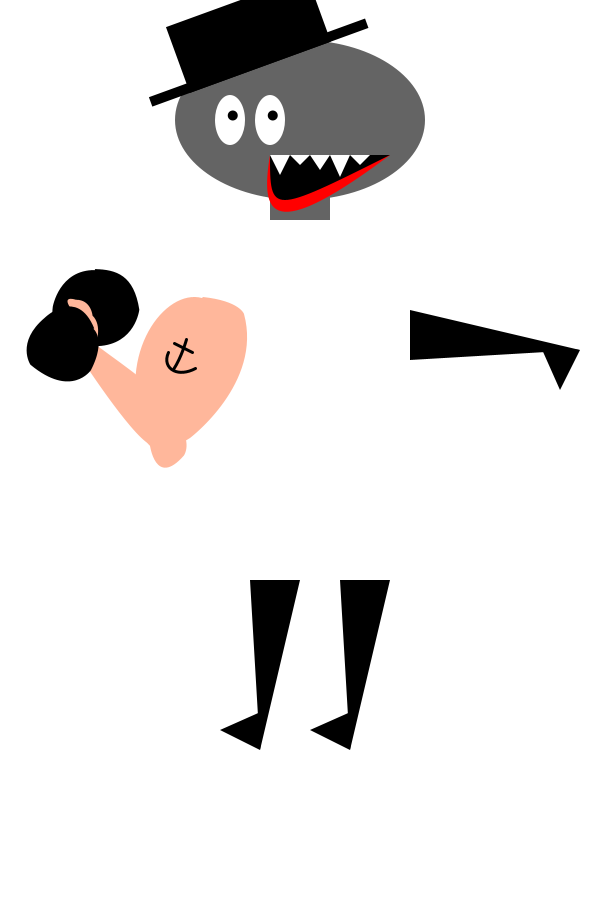
Frame 1 (no input)
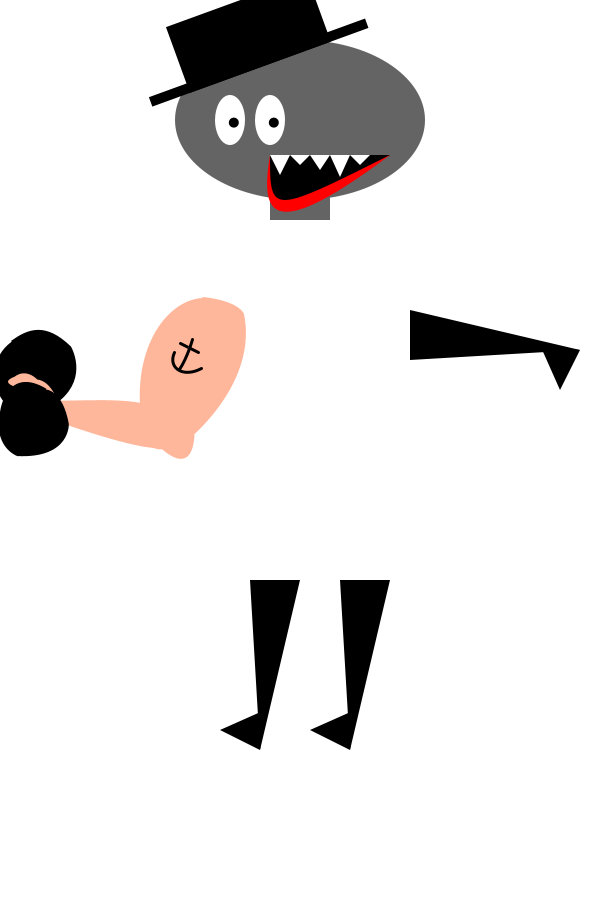
Frame 60 (the mouse pressed at the canvas centre just before this capture)
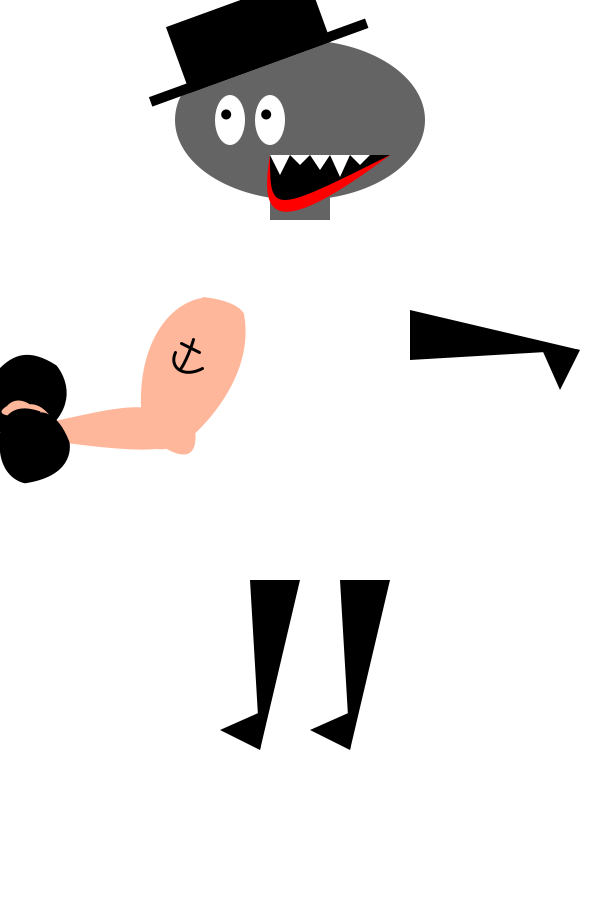
Frame 120 (the mouse held since frame 60 and released just before this capture)

The Processing sketch that drew these frames (run headless with seeded random() and noise(); from frame 60 on, the mouse is pressed at the canvas centre):

// Processing sketch: processing_9856
// ── processing_9856.pde


  void setup()
  {
    size(600,900);
    //background(255);
    smooth();
    
    frameRate(5);
    
  }
  
  void draw()
  {
    background(255);
    kopf(300,120);
    arm(-580,350);
    powerarm(-70,300);
    //koerper(40,120,40,30);
    augen(250,140);
    mund(210,95);
    
   rotate(radians(90));
   arm(-750,-350);
   arm(-750,-260);
   
  }
  
  void kopf (float x, float y)
  {
    //KOPF
    shapeMode(CENTER);
    noStroke();
    fill(100);
    ellipse(x,y,250,160);
    rect(x-30,y+50,60,50);
    
    //HUT
    pushMatrix();
    fill(0);
    translate(x+30,y-110);
    rotate(radians(-20));
    rect(-200, 20, 230,10);
    rect(-160, -40, 150,70);
    popMatrix();
 
  }
  
    
    void mund ( float x, float y )
    {
      pushMatrix();   // alle werte werden eingefroren
      translate(x,y);  // neuer nullpunkt wird gesetzt

      fill(255,0,0);
      beginShape();
         vertex( 60, 60 );
         bezierVertex( 50, 120,  60, 150,  180, 60 );
      endShape( CLOSE );  
      
      fill(0);
      beginShape();
         vertex( 60, 60 );
         bezierVertex( 60, 120,  60, 120,  180, 60 );
      endShape( CLOSE );  
       
      fill(255);    //zähne
      triangle(60,60,70,80,80,60); 
      triangle(80,60,90,70,100,60); 
      triangle(100,60,110,75,120,60); 
      triangle(120,60,130,82,140,60); 
      triangle(140,60,150,70,160,60); 

      popMatrix();   // alle werte werden wieder zurückgesetzt
    }

    void augen ( float x , float y)
    {
      pushMatrix();
       float x1_left = x - 20;
       float y1_left = y - 20;
       float x1_right = x + 20;
       float y1_right = y - 20;
       float x2_left = 10, y2_left = 10;
       float x2_right = 10, y2_right = 10;
       float x2_eye_size = 20, y2_eye_size = 40;
      
      fill(255);
          ellipse(x1_left, y1_left, x2_left+x2_eye_size, y2_left+y2_eye_size);
          ellipse(x1_right, y1_right, x2_right+x2_eye_size, y2_right+y2_eye_size);
          
      fill(0);  
        translate(random((-x2_left + (1/1.6)), (y2_left - (1/1.6))), random((-x2_right + (1/1.6)), (y2_right - (1/1.6))));
          ellipse( x1_left, y1_left, x2_left, y2_left );
          ellipse( x1_right, y1_right, x2_right, y2_right ); 
      
      popMatrix();
    }
  
    void arm ( float x, float y)
    {  
    pushMatrix();
    scale(-1,1);
    translate(x,y);
    fill (0);  
    triangle (0,0,170,10,170,-40);
    triangle (0,0,20,40,40,-5);
    
    popMatrix();
    }
  

    float ypos = 80; 
    float speed1 = 1.1; 
    float speed2 = 2.1;
    int yposdown = 80; 
    boolean checkup = true; 
    
    
    void powerarm(float xArm, float yArm)
    {
     
    pushMatrix();
      
    noStroke();
    fill(#FFB79B);
    //bewegung 
    if (ypos > 10 && checkup == true) 
    {
    ypos = ypos - speed2;
      if (ypos < 11) 
      { ypos = 10; checkup = false; } 
    }
    if (ypos < yposdown && checkup == false ) 
    { ypos = ypos + speed1;
      if (ypos > yposdown) 
      { ypos = 80; checkup = true; }  
    } 
    translate(xArm,yArm);
//oberarm
beginShape();
vertex( 272.0 , -2.0 );
bezierVertex( 235.0 , 14.0-ypos/3 , 212.0-ypos/3 , 53.0 , 213.0 , 129.0 );
bezierVertex( 213.0 , 129.0 , 213.0 , 168.0 , 260.0 , 138.0 );
bezierVertex( 260.0 , 138.0 , 323.0+ypos/8 , 83.0 , 314.0 , 14.0 );
bezierVertex( 314.0 , 14.0 , 310.0 , 1.0 , 273.0 , -3.0 );
endShape();
 stroke(0);
 strokeWeight(3);
 //anker
 pushMatrix();
 translate(-10-ypos/7,0);
 line( 266.0 , 43.0 , 284.0 , 52.0 );
 bezier( 260.0 , 52.0 , 253.0 , 67.0 , 268.0 , 78.0 , 287.0 , 68.0 );
 bezier( 278.0 , 39.0 , 278.0 , 39.0 , 273.0 , 57.0 , 265.0 , 69.0 );      
 popMatrix();
 //hinteres gewicht
 noStroke();
 beginShape();
 translate(230,130);
 rotate(radians(ypos));
 pushStyle();
  fill(0);
  beginShape();
vertex( -171.0 , 30.0 );
bezierVertex( -166.0 , 9.0 , -157.0 , -7.0 , -122.0 , -5.0 );
bezierVertex( -122.0 , -5.0 , -89.0 , 6.0 , -95.0 , 43.0 );
bezierVertex( -95.0 , 43.0 , -108.0 , 92.0 , -143.0 , 79.0 );
bezierVertex( -143.0 , 79.0 , -178.0 , 65.0 , -170.0 , 30.0 );
endShape();
popStyle();
  //unterarm
  beginShape();
vertex( -8.0 , -17.0 );
bezierVertex( -35.0 , -14.0 , -67.0 , 19.0 , -97.0 , 45.0 );
bezierVertex( -97.0 , 45.0 , -114.0 , 34.0 , -126.0 , 42.0 );
bezierVertex( -126.0 , 42.0 , -142.0 , 40.0 , -145.0 , 55.0 );
bezierVertex( -145.0 , 55.0 , -153.0 , 68.0 , -138.0 , 62.0 );
bezierVertex( -138.0 , 62.0 , -141.0 , 74.0 , -129.0 , 68.0 );
bezierVertex( -129.0 , 68.0 , -135.0 , 85.0 , -123.0 , 77.0 );
bezierVertex( -123.0 , 77.0 , -125.0 , 88.0 , -115.0 , 82.0 );
bezierVertex( -115.0 , 82.0 , -90.0 , 74.0 , -89.0 , 63.0 );
bezierVertex( -89.0 , 63.0 , -2.0 , 30.0 , 12.0 , 13.0 );
bezierVertex( 12.0 , 13.0 , 56.0 , 17.0 , 30.0 , -18.0 );
bezierVertex( 30.0 , -18.0 , 19.0 , -30.0 , -4.0 , -18.0 );
endShape();
 //vorderes gewicht
 pushStyle();
fill(0);
 beginShape();
vertex( -113.0 , 44.0 );
bezierVertex( -113.0 , 44.0 , -100.0 , 33.0 , -73.0 , 55.0 );
bezierVertex( -73.0 , 55.0 , -49.0 , 80.0 , -91.0 , 113.0 );
bezierVertex( -91.0 , 113.0 , -116.0 , 123.0 , -134.0 , 89.0 );
bezierVertex( -134.0 , 89.0 , -158.0 , 51.0 , -113.0 , 43.0 );
endShape();
popStyle();

    popMatrix();

}
  

  
  
  
